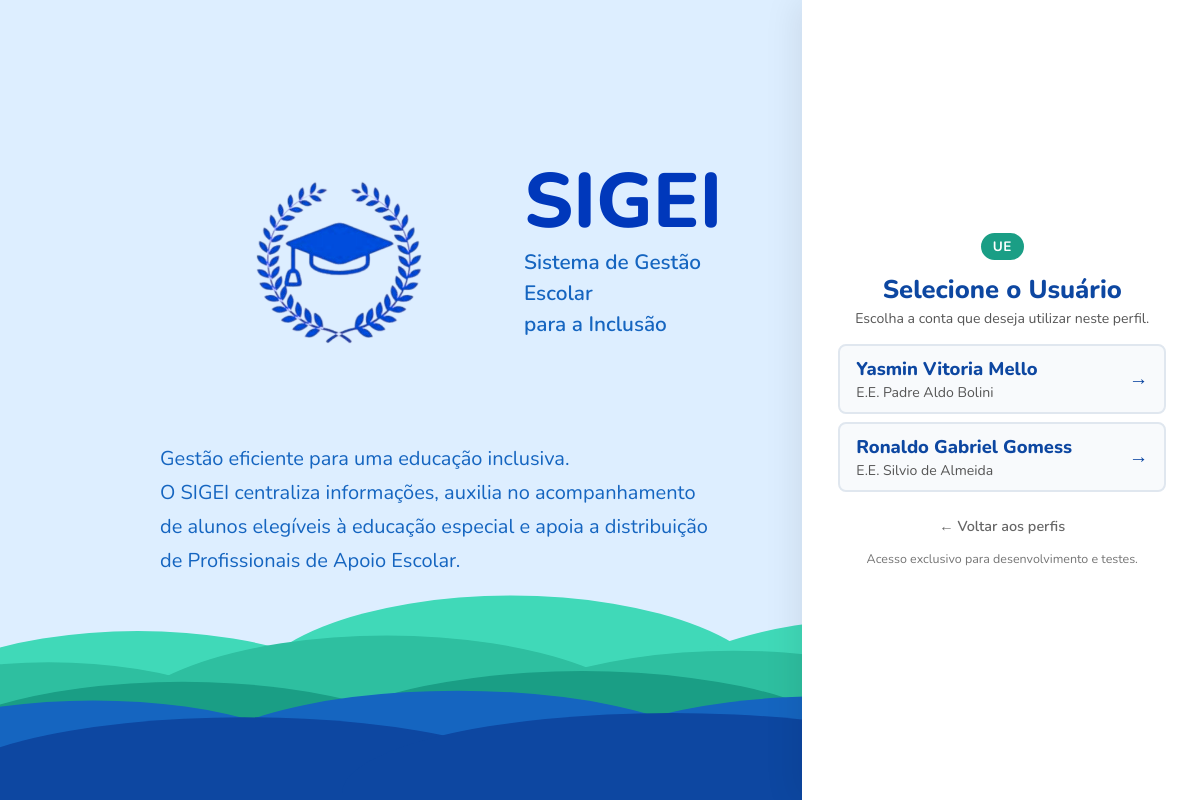
Page /views/auth/acesso_rapido.php?perfil=escola on the committed database.
### tables this page shows
CREATE TABLE `usuarios_ue` (
  `id_usuario_ue` int(11) NOT NULL,
  `id_ue` int(11) NOT NULL,
  `nome` varchar(150) NOT NULL,
  `cpf` char(11) NOT NULL,
  `senha` varchar(255) NOT NULL,
  `cargo` enum('DIRETOR','VICE_DIRETOR','COORDENADOR','SECRETARIO','GOE') NOT NULL,
  `email` varchar(150) DEFAULT NULL,
  `telefone` varchar(30) DEFAULT NULL,
  `ativo` tinyint(1) DEFAULT 1,
  `data_cadastro` datetime DEFAULT current_timestamp()
);

### views/auth/acesso_rapido.php (the view, shortened to what this page needs)
<?php
require_once "../../config/init.php";
$perfil = trim($_GET['perfil'] ?? '');
$perfisDisponiveis = [
    'admin' => [
        'nome' => 'ADMIN',
        'desc' => 'Administrador Geral do Sistema',
        'tabela' => 'admin',
        'campo_id' => 'id_admin',
        'filtro_setor' => null
    ],
    'seduc' => [
        'nome' => 'SEDUC',
        'desc' => 'Órgão Central - SEDUC-SP',
        'tabela' => 'seduc',
        'campo_id' => 'id_seduc',
        'filtro_setor' => null
    ],
    'asure' => [
        'nome' => 'ASURE',
        'desc' => 'Assistência Técnica - ASURE',
        'tabela' => 'usuarios_ure',
        'campo_id' => 'id_usuario_ure',
        'filtro_setor' => ['ASURE', 'GABINETE']
    ],
    'educacao_especial' => [
        'nome' => 'PEC',
        'desc' => 'Equipe da Educação Especial - EEC',
        'tabela' => 'usuarios_ure',
        'campo_id' => 'id_usuario_ure',
        'filtro_setor' => 'EDU_ESPECIAL'
    ],
    'sefisc' => [
        'nome' => 'SEFISC',
        'desc' => 'Seção de Fiscalização',
        'tabela' => 'usuarios_ure',
        'campo_id' => 'id_usuario_ure',
        'filtro_setor' => 'SEFISC'
    ],
    'escola' => [
        'nome' => 'UE',
        'desc' => 'Unidade Escolar',
        'tabela' => 'usuarios_ue',
        'campo_id' => 'id_usuario_ue',
        'filtro_setor' => null
    ],
    'supervisor' => [
        'nome' => 'Empresa',
        'desc' => 'Supervisor da Empresa Contratada',
        'tabela' => 'usuarios_supervisor',
        'campo_id' => 'id_usuario_supervisor',
        'filtro_setor' => null
    ],
    'pae' => [
        'nome' => 'PAE',
        'desc' => 'Profissional de Apoio Escolar',
        'tabela' => 'usuarios_pae',
        'campo_id' => 'id_pae',
        'filtro_setor' => null
    ]
];
$usuarios = [];
$perfilConfig = null;
if ($perfil !== '') {
    $perfilConfig = $perfisDisponiveis[$perfil];
    $tabela = $perfilConfig['tabela'];
    $campoId = $perfilConfig['campo_id'];
    if ($tabela === 'admin') {
        $sql = "SELECT id_admin, nome, 'Administrador Geral' AS vinculo_nome, '' AS setor, '' AS cargo, '' AS extra FROM `admin`";
    } elseif ($tabela === 'seduc') {
        $sql = "SELECT id_seduc, nome, 'Órgão Central' AS vinculo_nome, setor, cargo, '' AS extra FROM `seduc` WHERE ativo = 1";
    } elseif ($tabela === 'usuarios_supervisor') {
        $sql = "SELECT us.id_usuario_supervisor, us.nome, e.nome AS vinculo_nome, '' AS setor, 'Supervisor' AS cargo, CONCAT('CNPJ: ', e.cnpj) AS extra
                FROM usuarios_supervisor us
                LEFT JOIN empresas e ON us.id_empresa = e.id_empresa
                WHERE us.ativo = 1";
    } elseif ($tabela === 'usuarios_ue') {
        $sql = "SELECT uue.id_usuario_ue, uue.nome, ue.nome AS vinculo_nome, '' AS setor, '' AS cargo, '' AS extra
                FROM usuarios_ue uue
                LEFT JOIN unidades_escolares ue ON uue.id_ue = ue.id_ue
                WHERE uue.ativo = 1";
    } elseif ($tabela === 'usuarios_pae') {
        $sql = "SELECT p.id_pae, p.nome, e.nome AS vinculo_nome, '' AS setor, 'PAE / Cuidador' AS cargo, '' AS extra
                FROM usuarios_pae p
                LEFT JOIN empresas e ON p.id_empresa = e.id_empresa
                WHERE p.ativo = 1";
    }
    $res = $conexao->query($sql);
    if ($res) {
        while ($row = $res->fetch_assoc()) {
            $usuarios[] = $row;
        }
    }
}
?>
<!DOCTYPE html>
<html lang="pt-BR">
<head>
</head>
<body>
  <section class="container">
    <div class="caixa esquerda">
      <div class="logo-bloco">
        <img src="../../assets/imgs/logo.png" alt="Logo SIGEI" class="logo">
        <div class="logo-texto">
          <h1>SIGEI</h1>
          <span>Sistema de Gestão Escolar<br>para a Inclusão</span>
        </div>
      </div>
      <p>Gestão eficiente para uma educação inclusiva.<br>O SIGEI centraliza informações, auxilia no acompanhamento de alunos elegíveis à educação especial e apoia a distribuição de Profissionais de Apoio Escolar.</p>
    </div>
    <div class="caixa direita">
      <?php if ($perfil === ''): ?>
        <h2 class="section-label">Acesso Rápido</h2>
        <p class="section-sub">Selecione o perfil para entrar diretamente.</p>
        <?php foreach ($perfisDisponiveis as $slug => $pInfo): ?>
          <a href="acesso_rapido.php?perfil=<?php echo urlencode($slug); ?>" class="profile-link">
            <div class="profile-info">
              <div class="profile-header-row">
                <span class="profile-prefix">Perfil</span>
                <span class="profile-name"><?php echo htmlspecialchars($pInfo['nome']); ?></span>
              </div>
              <span class="profile-desc"><?php echo htmlspecialchars($pInfo['desc']); ?></span>
            </div>
            <span class="arrow">&#8594;</span>
          </a>
        <?php endforeach; ?>
        <a href="../../index.html" class="btn-voltar-link">← Voltar para tela inicial</a>
      <?php else: ?>
        <div style="text-align: center;">
          <span class="badge-dev"> <?php echo htmlspecialchars($perfilConfig['nome']); ?></span>
        </div>
        <h2 class="section-label">Selecione o Usuário</h2>
        <p class="section-sub">Escolha a conta que deseja utilizar neste perfil.</p>
        <?php if (empty($usuarios)): ?>
          <div class="alerta-vazio">
            Nenhum usuário ativo encontrado para este perfil no banco de dados.
          </div>
        <?php else: ?>
          <?php foreach ($usuarios as $u): ?>
            <?php
              $idUsuario = (int) $u[$campoId];
              $nome = $u['nome'];
              $vinculo = $u['vinculo_nome'] ?? '';
              $detalhes = [];
              if ($vinculo) $detalhes[] = $vinculo;
              $detalhesTexto = implode(" — ", $detalhes);
            ?>
            <a href="../../controllers/auth/acesso_rapido.php?tabela=<?php echo urlencode($tabela); ?>&id=<?php echo $idUsuario; ?>" class="profile-link">
              <div class="profile-info user-card-info">
                <span class="profile-name" style="font-size: 1.15rem;"><?php echo htmlspecialchars($nome); ?></span>
                <?php if ($detalhesTexto): ?>
                  <span class="profile-desc"><?php echo htmlspecialchars($detalhesTexto); ?></span>
                <?php endif; ?>
              </div>
              <span class="arrow">&#8594;</span>
            </a>
          <?php endforeach; ?>
        <?php endif; ?>
        <a href="acesso_rapido.php" class="btn-voltar-link">← Voltar aos perfis</a>
      <?php endif; ?>
      <p class="footer-note">Acesso exclusivo para desenvolvimento e testes.</p>
    </div>
  </section>
</body>
</html>

### views/auth/acesso_rapido.php (style rules this page uses)
* { box-sizing: border-box; }
body { margin: 0; padding: 0; font-family: 'Nunito', 'Segoe UI', Arial, sans-serif; background-color: #ddeeff; min-height: 100vh; position: relative; overflow-x: hidden; }
.bg-svg { position: fixed; bottom: 0; left: 0; width: 100%; height: 100%; z-index: 0; pointer-events: none; }
.container { position: relative; z-index: 1; display: flex; width: 100%; min-height: 100vh; align-items: stretch; }
.caixa.esquerda { flex: 1; display: flex; flex-direction: column; justify-content: center; align-items: flex-start; text-align: left; padding: 60px 80px 120px 160px; margin-top: -80px; }
.logo-bloco { display: flex; align-items: center; gap: 24px; margin-bottom: 20px; }
.logo { width: 340px; height: auto; display: block; flex-shrink: 0; }
.logo-texto h1 { color: #0038bb; font-size: 4.8rem; font-weight: 800; margin: 0 0 6px 0; line-height: 1; }
.logo-texto span { color: #1565c0; font-size: 1.3rem; font-weight: 600; display: block; line-height: 1.5; }
.caixa.esquerda p { color: #1565c0; font-size: 1.25rem; line-height: 1.7; max-width: 600px; margin: 0; }
.badge-dev { display: inline-block; background-color: #1a9e85; color: #ffffff; padding: 4px 12px; border-radius: 20px; font-size: 0.85rem; font-weight: 700; letter-spacing: 0.5px; margin-bottom: 12px; text-transform: uppercase; }
.caixa.direita { flex: 0 0 33.333vw; display: flex; flex-direction: column; justify-content: center; background-color: #ffffff; padding: 36px 36px; box-shadow: -6px 0 32px rgba(0, 0, 0, 0.08); max-height: 100vh; overflow-y: auto; }
.section-label { color: #0d47a1; font-size: 1.6rem; font-weight: 800; text-align: center; margin: 0 0 2px 0; }
.section-sub { color: #555; font-size: 0.88rem; text-align: center; margin: 0 0 16px 0; }
.footer-note { color: #757575; font-size: 0.78rem; text-align: center; margin-top: 14px; margin-bottom: 0; }
.profile-link { display: flex; justify-content: space-between; align-items: center; background-color: #f8fafc; padding: 10px 16px; margin-bottom: 8px; border-radius: 8px; text-decoration: none; transition: all 0.2s ease-in-out; border: 2px solid #e0e7ef; }
.profile-info { display: flex; gap: 8px; align-items: baseline; flex-wrap: wrap; }
.profile-info.user-card-info { display: flex; flex-direction: column; gap: 2px; align-items: flex-start; }
.profile-name { font-weight: 800; font-size: 1.3rem; color: #0d47a1; }
.profile-desc { font-size: 0.88rem; color: #555555; }
.arrow { color: #0d47a1; font-weight: bold; font-size: 1.2rem; transition: transform 0.2s ease; flex-shrink: 0; margin-left: 10px; }
.btn-voltar-link { display: block; text-align: center; margin-top: 16px; color: #666; text-decoration: none; font-weight: 600; font-size: 0.9rem; transition: color 0.2s ease; }

### rows in the picture
usuarios_ue: nome "Yasmin Vitoria Mello", detalhesTexto "E.E. Padre Aldo Bolini"
usuarios_ue: nome "Ronaldo Gabriel Gomess", detalhesTexto "E.E. Silvio de Almeida"

### other values in the picture
$perfilConfig['nome'] "UE"
